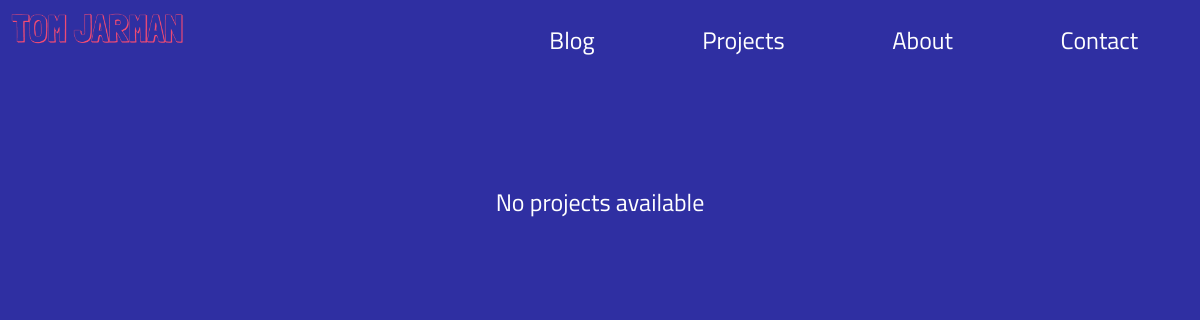
Page /home/projects/ on the earlier database version.
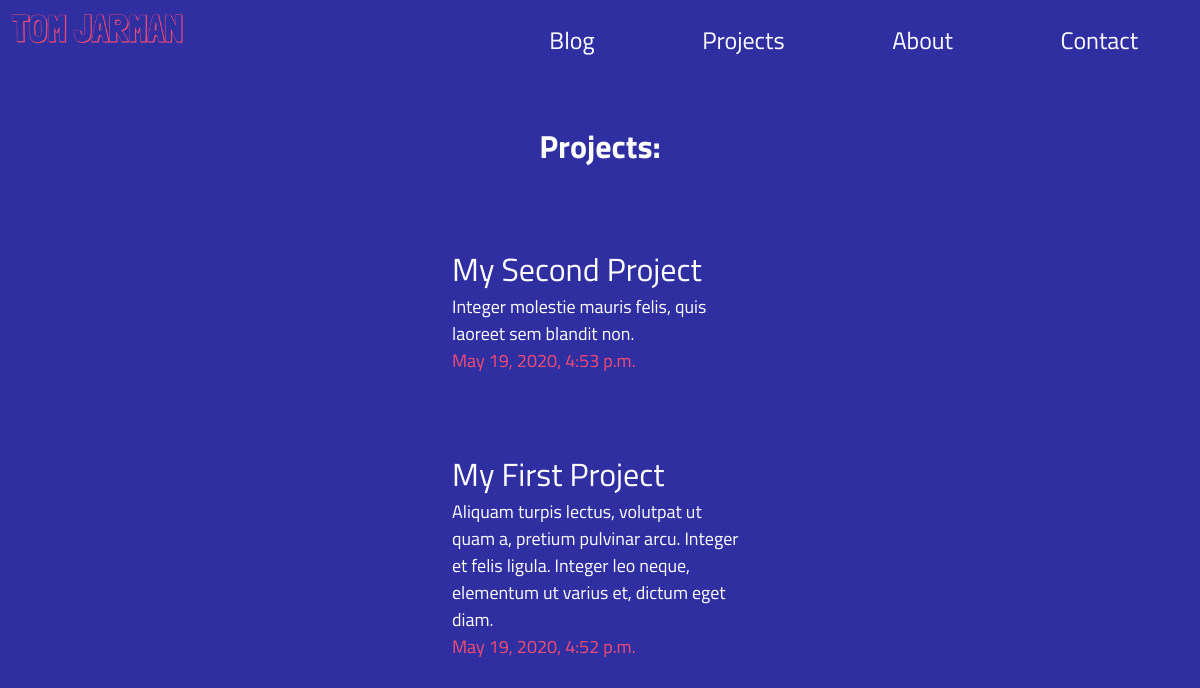
Same page on the later database version.
### blog/models.py (models this page shows, shortened)
class Project(models.Model):
    title = models.CharField(max_length=100)
    slug = models.SlugField(unique=True)
    description = models.CharField(max_length=400)
    text = models.TextField()
    repo_link = models.URLField()
    updated_on = models.DateTimeField(auto_now=True)
    created_on = models.DateTimeField(auto_now_add=True)

### blog/views.py (the view)
# urls.py: path('projects/', views.ProjectView.as_view(), name='projects'),
class ProjectView(generic.ListView):
    template_name = 'blog/projects.html'
    context_object_name = 'projects_list'
    t = create_tracker()
    def get_queryset(self):
        url = BLOG_URL + reverse('blog:projects')
        self.t.track_page_view(url, "projects")
        return Project.objects.filter(
            created_on__lte=timezone.now()
        ).order_by('-created_on')

### blog/templates/blog/projects.html
{% include "blog/navbar.html" %}
<div class="content">
    {% if projects_list %}
        <h1>Projects:</h1>
        <dl class="blog-list">
        {% for project in projects_list %}
            <div class="post-details">
                <a href="{% url 'blog:project-detail' project.slug %}">
                    <dt>{{ project.title }}</dt>
                    <p>{{ project.description }}</p>
                    <dd>{{ project.created_on }}</dd>
                </a>
            </div>
        {% endfor %}
        </dl>
    {% else %}
        <div class="not-available">
            <p>No projects available</p>
        </div>
    {% endif %}
</div>

### blog/templates/blog/navbar.html (shortened to what this page needs)
{% load static %}
<link rel="stylesheet" type="text/css" href="{% static 'blog/style.css' %}">
<div class="navbar">
    <a class="logo" href={% url 'blog:index' %}>
        <img src="{% static 'blog/logo.png' %}">
    <ul>
        <li class="nav-link"><a href={% url 'blog:contact' %}>Contact</a></li>
        <li class="nav-link"><a href={% url 'blog:about' %}>About</a></li>
        <li class="nav-link"><a href={% url 'blog:projects' %}>Projects</a></li>
        <li class="nav-link"><a href={% url 'blog:index' %}>Blog</a></li>
    </ul>
</div>

### blog/static/blog/style.css (style rules this page uses)
* { font-size: 100%; font-family: 'Titillium Web', sans-serif; }
.navbar { list-style-type: none; margin: 0; padding: 0; max-width: 100%; max-height: 15%; overflow: visible; background-color: #2f2fa2; position: sticky; top: 0; }
.nav-link { float: right; padding-inline: 1cm; }
.navbar ul { float: right; list-style-type: none; margin: auto; }
.navbar li a { display: inline-block; color: white; font-size: x-large; text-align: center; padding: 14px 16px; text-decoration: none; }
.navbar .logo img { max-height: 10%; max-width: 15%; overflow: visible; padding-top: 0; padding-bottom: 0; display: inline-block; }
.content { max-width: 25%; margin: auto; text-align: center; }
.content h1 { color: white; font-size: xx-large; margin-top: 2cm; }
.blog-list { list-style: inside; text-align: center; }
.post-details { margin-top: 2cm; }
.post-details a { text-decoration: none; color: white; font-size: xx-large; text-align: left; }
.post-details a p { margin: 0; text-align: left; font-size: large; }
.post-details a dd { font-size: large; text-align: left; color: #f64c72; margin: 0; }

Differences in the rows shown:
added Project: title "My Second Project", description "Integer molestie mauris felis, quis laoreet sem blandit non.", created_on "May 19, 2020, 4:53 p.m."
added Project: title "My First Project", description "Aliquam turpis lectus, volutpat ut quam a, pretium pulvinar arcu. Integer et felis ligula. Integer leo neque, elementum ut varius et, dictum eget diam.", created_on "May 19, 2020, 4:52 p.m."
Other differences:
text no longer shown: "No projects available"
text now shown: "Projects:"
